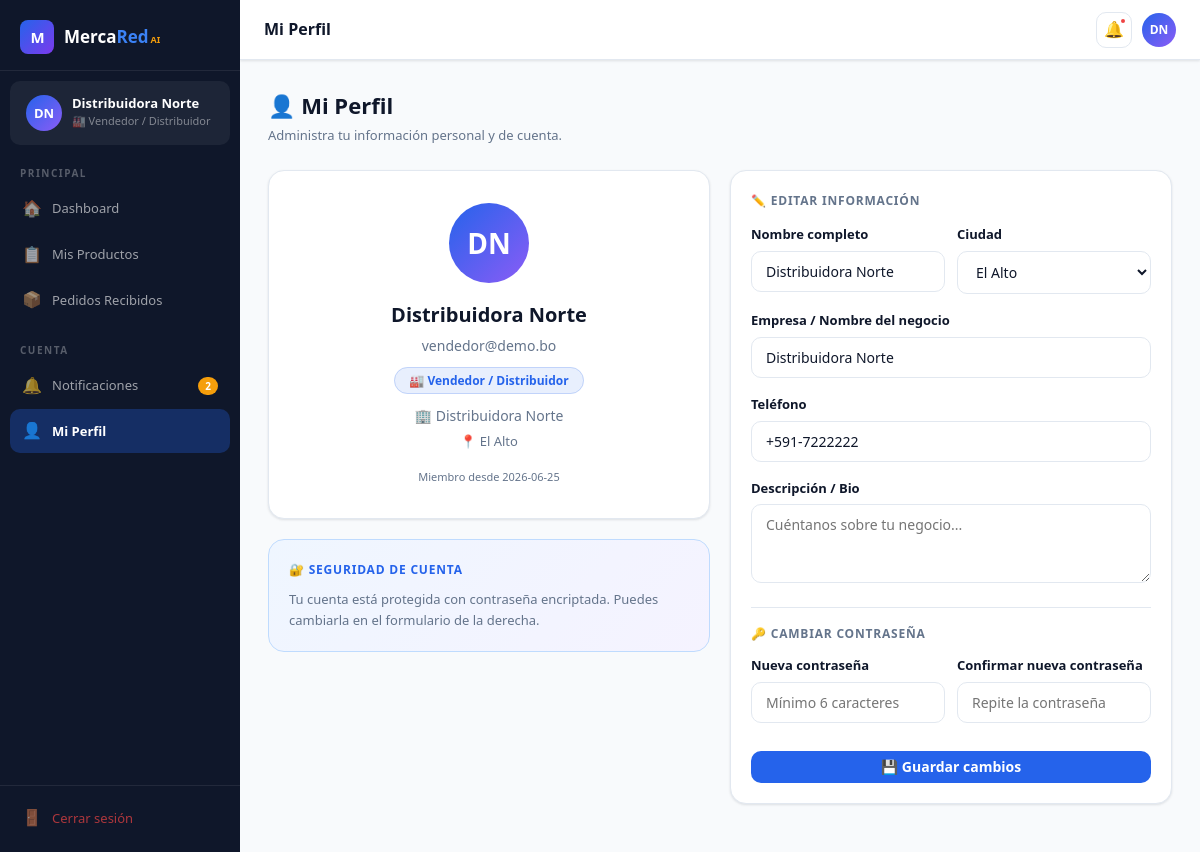
/profile (signed in), run on the app's committed database.
### tables this page shows
CREATE TABLE users (
        id          INTEGER PRIMARY KEY AUTOINCREMENT,
        email       TEXT    UNIQUE NOT NULL,
        password    TEXT    NOT NULL,
        role        TEXT    NOT NULL DEFAULT 'buyer',   -- buyer | seller | transporter | admin
        full_name   TEXT    NOT NULL,
        company     TEXT,
        phone       TEXT,
        city        TEXT    DEFAULT 'La Paz',
        avatar_initials TEXT,
        created_at  TEXT    DEFAULT (datetime('now')),
        is_active   INTEGER DEFAULT 1,
        bio         TEXT
    );

### app.py (the view, shortened to what this page needs)
@app.route('/profile', methods=['GET','POST'])
@login_required
def profile():
    row = query("SELECT * FROM users WHERE id=?", (current_user.id,), one=True)
    return render_template('profile.html', user_data=row)

### app.py (called while the page is built)
def get_db():
    conn = sqlite3.connect(DB_PATH)
    conn.row_factory = sqlite3.Row
    return conn

def query(sql, args=(), one=False, commit=False):
    conn = get_db()
    cur  = conn.execute(sql, args)
    if commit:
        conn.commit()
        rv = cur.lastrowid
    else:
        rv = cur.fetchone() if one else cur.fetchall()
    conn.close()
    return rv

@login_manager.user_loader
def load_user(user_id):
    row = query("SELECT * FROM users WHERE id=?", (user_id,), one=True)
    return User(row) if row else None

def notif_count():
    if not current_user.is_authenticated:
        return 0
    return query("SELECT COUNT(*) as c FROM notifications WHERE user_id=? AND is_read=0",
                 (current_user.id,), one=True)['c']

### templates/profile.html (shortened to what this page needs)
{% extends "base.html" %}
{% block topbar_title %}Mi Perfil{% endblock %}
{% block content %}
<div class="page-header">
  <div><h1>👤 Mi Perfil</h1><p>Administra tu información personal y de cuenta.</p></div>
</div>
<div class="grid-2" style="align-items:start">
  <div style="display:flex;flex-direction:column;gap:20px">
    <div class="card" style="text-align:center;padding:32px">
      <div style="width:80px;height:80px;border-radius:50%;background:linear-gradient(135deg,var(--blue),var(--purple));display:flex;align-items:center;justify-content:center;font-size:28px;font-weight:900;color:#fff;margin:0 auto 16px">
        {{ current_user.avatar_initials }}
      </div>
      <div style="font-size:20px;font-weight:800;color:var(--ink)">{{ current_user.full_name }}</div>
      <div style="font-size:14px;color:var(--muted);margin-top:4px">{{ current_user.email }}</div>
      <div style="margin-top:10px">
        <span style="background:rgba(37,99,235,.1);color:var(--blue);font-size:12px;font-weight:700;padding:4px 14px;border-radius:100px;border:1px solid rgba(37,99,235,.2)">
          {{ ROLE_ICONS[current_user.role] }} {{ ROLE_LABELS[current_user.role] }}
        </span>
      </div>
      {% if current_user.company %}
      <div style="margin-top:12px;font-size:14px;color:var(--muted)">🏢 {{ current_user.company }}</div>
      {% endif %}
      {% if current_user.city %}
      <div style="font-size:13px;color:var(--muted);margin-top:4px">📍 {{ current_user.city }}</div>
      {% endif %}
      <div style="margin-top:16px;font-size:11px;color:var(--muted)">Miembro desde {{ current_user.created_at[:10] }}</div>
    </div>
    <div style="background:linear-gradient(135deg,#EFF6FF,#F5F3FF);border:1px solid #BFDBFE;border-radius:var(--r-lg);padding:20px">
      <div style="font-size:12px;font-weight:700;text-transform:uppercase;letter-spacing:.8px;color:var(--blue);margin-bottom:10px">🔐 Seguridad de cuenta</div>
      <p style="font-size:13px;color:var(--muted);line-height:1.6">Tu cuenta está protegida con contraseña encriptada. Puedes cambiarla en el formulario de la derecha.</p>
    </div>
  </div>
  <div class="card">
    <div class="card-title">✏️ Editar información</div>
    <form method="POST" action="{{ url_for('profile') }}">
      <div class="grid-2" style="gap:12px">
        <div class="form-group">
          <label class="form-label">Nombre completo</label>
          <input type="text" name="full_name" class="form-control" value="{{ user_data['full_name'] }}" required>
        </div>
        <div class="form-group">
          <label class="form-label">Ciudad</label>
          <select name="city" class="form-control">
            {% for c in ['La Paz','El Alto','Cochabamba','Santa Cruz','Oruro','Sucre','Potosí','Trinidad','Cobija'] %}
            <option {% if user_data['city']==c %}selected{% endif %}>{{ c }}</option>
            {% endfor %}
          </select>
        </div>
      </div>
      <div class="form-group">
        <label class="form-label">Empresa / Nombre del negocio</label>
        <input type="text" name="company" class="form-control" value="{{ user_data['company'] or '' }}" placeholder="Nombre de tu empresa">
      </div>
      <div class="form-group">
        <label class="form-label">Teléfono</label>
        <input type="tel" name="phone" class="form-control" value="{{ user_data['phone'] or '' }}" placeholder="+591-7XXXXXXX">
      </div>
      <div class="form-group">
        <label class="form-label">Descripción / Bio</label>
        <textarea name="bio" class="form-control" rows="3" placeholder="Cuéntanos sobre tu negocio...">{{ user_data['bio'] or '' }}</textarea>
      </div>
      <div style="border-top:1px solid var(--border);padding-top:16px;margin-top:4px">
        <div class="card-title" style="margin-bottom:12px">🔑 Cambiar contraseña</div>
        <div class="grid-2" style="gap:12px">
          <div class="form-group">
            <label class="form-label">Nueva contraseña</label>
            <input type="password" name="new_password" class="form-control" placeholder="Mínimo 6 caracteres" minlength="6" id="newPw">
          </div>
          <div class="form-group">
            <label class="form-label">Confirmar nueva contraseña</label>
            <input type="password" class="form-control" placeholder="Repite la contraseña" id="confPw" oninput="checkPwMatch()">
          </div>
        </div>
      </div>
      <button type="submit" class="btn btn-primary" style="width:100%">💾 Guardar cambios</button>
    </form>
  </div>
</div>
{% endblock %}

### templates/base.html (shortened to what this page needs)
<!DOCTYPE html>
<html lang="es">
<head>
</head>
<body>
{% if current_user.is_authenticated %}
<div class="app-layout">
  <aside class="sidebar" id="sidebar">
    <div class="sidebar-logo">
      <div class="logo-icon">M</div>
      <div class="logo-text">Merca<span>Red</span><small>AI</small></div>
    </div>
    <div class="sidebar-user">
      <div class="avatar">{{ current_user.avatar_initials }}</div>
      <div>
        <div class="user-name">{{ current_user.full_name }}</div>
        <div class="user-role">{{ ROLE_ICONS[current_user.role] }} {{ ROLE_LABELS[current_user.role] }}</div>
      </div>
    </div>
    <nav class="sidebar-nav">
      {% if current_user.role == 'buyer' %}
        <div class="nav-section-label">Principal</div>
        <a href="{{ url_for('buyer_home') }}" class="nav-link {% if request.endpoint=='buyer_home' %}active{% endif %}">
          <span class="icon">🏠</span> Inicio
        </a>
        <a href="{{ url_for('buyer_catalogue') }}" class="nav-link {% if request.endpoint=='buyer_catalogue' %}active{% endif %}">
          <span class="icon">🛍️</span> Catálogo
        </a>
        <a href="{{ url_for('buyer_cart') }}" class="nav-link {% if request.endpoint=='buyer_cart' %}active{% endif %}">
          <span class="icon">🛒</span> Carrito
          {% set cc = notif_count() %}
        </a>
        <a href="{{ url_for('buyer_orders') }}" class="nav-link {% if 'buyer_order' in request.endpoint %}active{% endif %}">
          <span class="icon">📦</span> Mis Pedidos
        </a>
      {% elif current_user.role == 'seller' %}
        <div class="nav-section-label">Principal</div>
        <a href="{{ url_for('seller_home') }}" class="nav-link {% if request.endpoint=='seller_home' %}active{% endif %}">
          <span class="icon">🏠</span> Dashboard
        </a>
        <a href="{{ url_for('seller_products') }}" class="nav-link {% if request.endpoint=='seller_products' %}active{% endif %}">
          <span class="icon">📋</span> Mis Productos
        </a>
        <a href="{{ url_for('seller_orders') }}" class="nav-link {% if request.endpoint=='seller_orders' %}active{% endif %}">
          <span class="icon">📦</span> Pedidos Recibidos
        </a>
      {% elif current_user.role == 'transporter' %}
        <div class="nav-section-label">Principal</div>
        <a href="{{ url_for('transporter_home') }}" class="nav-link {% if request.endpoint=='transporter_home' %}active{% endif %}">
          <span class="icon">🚚</span> Mis Entregas
        </a>
      {% elif current_user.role == 'admin' %}
        <div class="nav-section-label">Administración</div>
        <a href="{{ url_for('admin_home') }}" class="nav-link {% if request.endpoint=='admin_home' %}active{% endif %}">
          <span class="icon">⚙️</span> Panel Admin
        </a>
      {% endif %}
      <div class="nav-section-label" style="margin-top:10px">Cuenta</div>
      <a href="{{ url_for('notifications') }}" class="nav-link {% if request.endpoint=='notifications' %}active{% endif %}">
        <span class="icon">🔔</span> Notificaciones
        {% set nc = notif_count() %}{% if nc > 0 %}<span class="badge amber">{{ nc }}</span>{% endif %}
      </a>
      <a href="{{ url_for('profile') }}" class="nav-link {% if request.endpoint=='profile' %}active{% endif %}">
        <span class="icon">👤</span> Mi Perfil
      </a>
    </nav>
    <div class="sidebar-bottom">
      <a href="{{ url_for('logout') }}" class="nav-link" style="color:rgba(239,68,68,.7)">
        <span class="icon">🚪</span> Cerrar sesión
      </a>
    </div>
  </aside>
  <div class="main-wrap">
    <header class="topbar">
      <span class="topbar-title">{% block topbar_title %}MercaRed AI{% endblock %}</span>
      <div class="topbar-right">
        <a href="{{ url_for('notifications') }}" class="topbar-btn" title="Notificaciones">
          🔔
          {% if notif_count() > 0 %}<div class="notif-dot"></div>{% endif %}
        </a>
        <a href="{{ url_for('profile') }}" class="topbar-avatar">{{ current_user.avatar_initials }}</a>
      </div>
    </header>
    <main class="page-content">
      {% block content %}{% endblock %}
    </main>
  </div>
</div>
{% else %}
  {% block public_content %}{% endblock %}
{% endif %}
</body>
</html>

### data on the page
users: avatar_initials "DN", full_name "Distribuidora Norte", role "🏭", role "Vendedor / Distribuidor", email "vendedor@demo.bo", company "Distribuidora Norte", city "El Alto", created_at "2026-06-25", phone "+591-7222222"

### other printed values
{{ nc }} "2"
